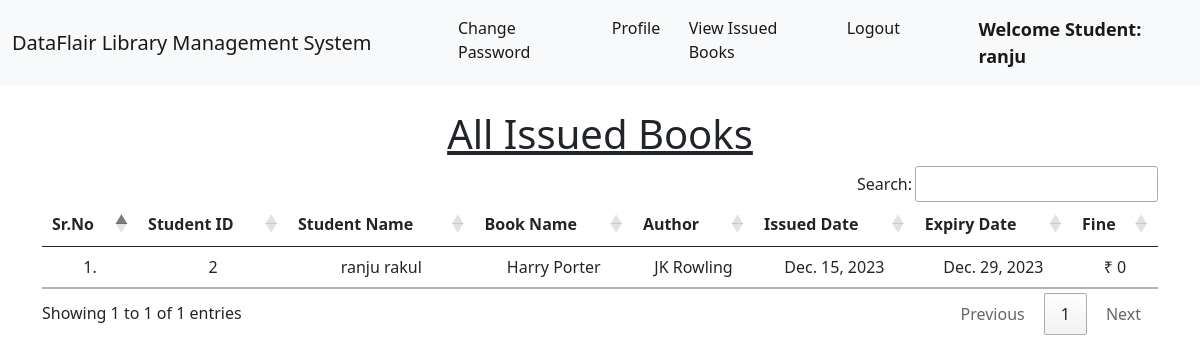
The page /student_issued_books/ (signed in) on the database its author committed.
### library/models.py (models this page shows, shortened)
class Book(models.Model):
    name = models.CharField(max_length=200)
    author = models.CharField(max_length=200)
    isbn = models.PositiveIntegerField()
    category = models.CharField(max_length=50)

class IssuedBook(models.Model):
    student_id = models.CharField(max_length=100, blank=True)
    isbn = models.CharField(max_length=13)
    issued_date = models.DateField(auto_now=True)
    expiry_date = models.DateField(default=expiry)

### library/views.py (the view)
# urls.py: path("student_issued_books/", views.student_issued_books, name="student_issued_books"),
@login_required(login_url = '/student_login')
def student_issued_books(request):
    student = Student.objects.filter(user_id=request.user.id)
    issuedBooks = IssuedBook.objects.filter(student_id=student[0].user_id)
    li1 = []
    li2 = []
    for i in issuedBooks:
        books = Book.objects.filter(isbn=i.isbn)
        for book in books:
            t=(request.user.id, request.user.get_full_name, book.name,book.author)
            li1.append(t)
        days=(date.today()-i.issued_date)
        d=days.days
        fine=0
        if d>15:
            day=d-14
            fine=day*5
        t=(issuedBooks[0].issued_date, issuedBooks[0].expiry_date, fine)
        li2.append(t)
    return render(request,'student_issued_books.html',{'li1':li1, 'li2':li2})

### library/templates/student_issued_books.html (shortened to what this page needs)
{% extends 'student_navbar.html' %}
{% load static %}
{% block body %}
<div class="container mt-4">
    <h1 class="text-center"><u>All Issued Books</u></h1>
    <table class="table table-hover" id="example">
        <thead>
            <tr class="text-center">
                <th>Sr.No</th>
                <th>Student ID</th>
                <th>Student Name</th>
                <th>Book Name</th>
                <th>Author</th>
                <th>Issued Date</th>
                <th>Expiry Date</th>
                <th>Fine</th>
            </tr>
        </thead>
        <tbody>
            {% for i in li1 %}
            <tr class="text-center">
                <td>{{forloop.counter}}.</td>
                <td>{{i.0}}</td>
                <td>{{i.1}}</td>
                <td>{{i.2}}</td>
                <td>{{i.3}}</td>
                {% endfor %}
                {% for i in li2 %}
                <td>{{i.0}}</td>
                <td>{{i.1}}</td>
                <td>₹ {{i.2}}</td>
            </tr>
            {% endfor %}
        </tbody>
    </table>
    </div>
{% endblock %}

### library/templates/student_navbar.html (shortened to what this page needs)
<!doctype html>
<html lang="en">
  <head>
    <link href="https://cdn.jsdelivr.net/npm/bootstrap@5.1.0/dist/css/bootstrap.min.css" rel="stylesheet">
    <link rel="stylesheet" href="https://cdn.datatables.net/1.10.25/css/jquery.dataTables.min.css">
    <link rel="stylesheet" href="https://cdn.datatables.net/buttons/1.7.1/css/buttons.dataTables.min.css">
  </head>
  <body>
    <nav class="navbar navbar-expand-lg navbar-light bg-light sticky-top">
        <div class="container-fluid">
          <a class="navbar-brand" href="#">DataFlair Library Management System</a>
          <div class="collapse navbar-collapse" id="navbarSupportedContent">
            <ul class="navbar-nav me-auto mb-2 mb-lg-0">
              <li class="nav-item">
                <a class="nav-link active" aria-current="page" href="/change_password/">Change Password</a>
              </li>
              <li class="nav-item">
                <a class="nav-link active" aria-current="page" href="/profile/">Profile</a>
              </li>
              <li class="nav-item">
                <a class="nav-link active" aria-current="page" href="/student_issued_books/">View Issued Books</a>
              </li>
              <li class="nav-item">
                <a class="nav-link active" aria-current="page" href="/logout/">Logout</a>
              </li>
              <li class="nav-item">
                <a style="font-weight:600; font-family:'Segoe UI', Tahoma, Geneva, Verdana, sans-serif; font-size: large;" class="nav-link active" href="#">Welcome Student: {{request.user}}</a>
              </li>
            </ul>
          </div>
        </div>
      </nav>
      {% block body %}
      {% endblock %}
  </body>
</html>

### rows shown on the page
Book: name "Harry Porter", author "JK Rowling"
IssuedBook: issued_date "Dec. 15, 2023", expiry_date "Dec. 29, 2023"

### other values the page prints
{{ request.user }} "ranju"
{{ i.0 }} "2"
{{ i.1 }} "ranju rakul"
{{ i.2 }} "0"
